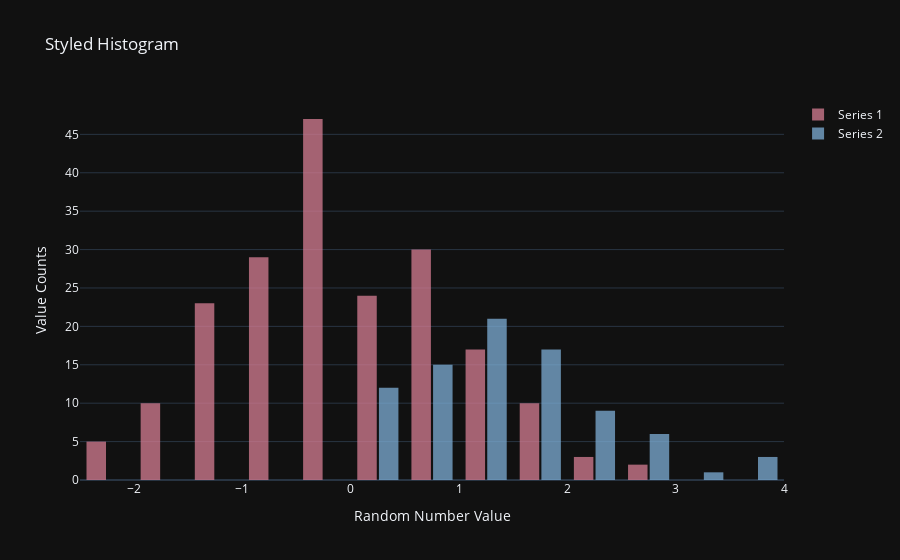

This figure's notebook cell:
### Code cell
trace0 = go.Histogram(x=random_numbers,
                      name='Series 1',
                      xbins=dict(start=-4, end=4, size=0.5),
                      marker=dict(color='#D67D93'),
                      opacity=0.75
                      )

trace1 = go.Histogram(x=more_random_numbers,
                      name='Series 2',
                      xbins=dict(start=0, end=4, size=0.5),
                      marker=dict(color='#7daed6'),
                      opacity=0.75
                      )

data = [trace0, trace1]
layout = go.Layout(title='Styled Histogram',
                   xaxis=dict(title='Random Number Value'),
                   yaxis=dict(title='Value Counts'),
                   bargap=0.2,
                   bargroupgap=0.1
                   )
fig = go.Figure(data=data, layout=layout)
offline.iplot(fig)

### Figure 1 — Plotly figure (JSON) as saved in the notebook; plotly's stock layout.template omitted (floating-point values rounded to 4 significant figures; data arrays with more than 128 entries replaced by an {"elided": "..."} marker saying what was removed)
{"data": [{"marker": {"color": "#D67D93"}, "name": "Series 1", "opacity": 0.75, "x": {"elided": "200 float values"}, "xbins": {"end": 4, "size": 0.5, "start": -4}, "type": "histogram"}, {"marker": {"color": "#7daed6"}, "name": "Series 2", "opacity": 0.75, "x": [1.062, 3.26, 1.423, 3.835, 0.483, 1.708, 0.7348, -0.09541, 0.6169, 1.237, 1.5, 2.201, 0.7535, -1.123, 1.972, -1.575, 0.8697, 1.047, 1.65, 1.399, 3.655, -0.08041, 1.702, -0.5146, -0.5546, 1.534, -0.2601, -0.775, 2.148, 0.5582, -0.009936, 1.177, 2.502, 2.134, -0.03053, 1.623, 1.082, -0.8688, 1.228, 0.4825, 1.112, 1.876, -0.886, 1.416, 2.632, 1.497, -1.613, 1.576, 0.246, 1.234, 1.849, 2.135, 1.943, 0.4459, 3.592, 1.187, 1.357, 1.74, 0.009972, 0.7862, 1.194, 0.2412, 0.77, 0.4224, 2.603, 2.434, 1.491, 0.3635, 1.226, -0.4246, 2.528, 1.418, 1.346, 0.6524, 2.058, 2.733, 0.5646, 0.7595, 0.6089, 0.4477, 0.07637, 1.923, 0.6934, 1.754, 0.2793, -0.1833, 1.749, -0.5016, 0.6284, 1.304, 2.289, 1.564, 2.756, 2.076, 0.608, 2.362, 1.003, 0.7706, 1.605, 0.3393], "xbins": {"end": 4, "size": 0.5, "start": 0}, "type": "histogram"}], "layout": {"bargap": 0.2, "bargroupgap": 0.1, "title": {"text": "Styled Histogram"}, "xaxis": {"title": {"text": "Random Number Value"}}, "yaxis": {"title": {"text": "Value Counts"}}}}
